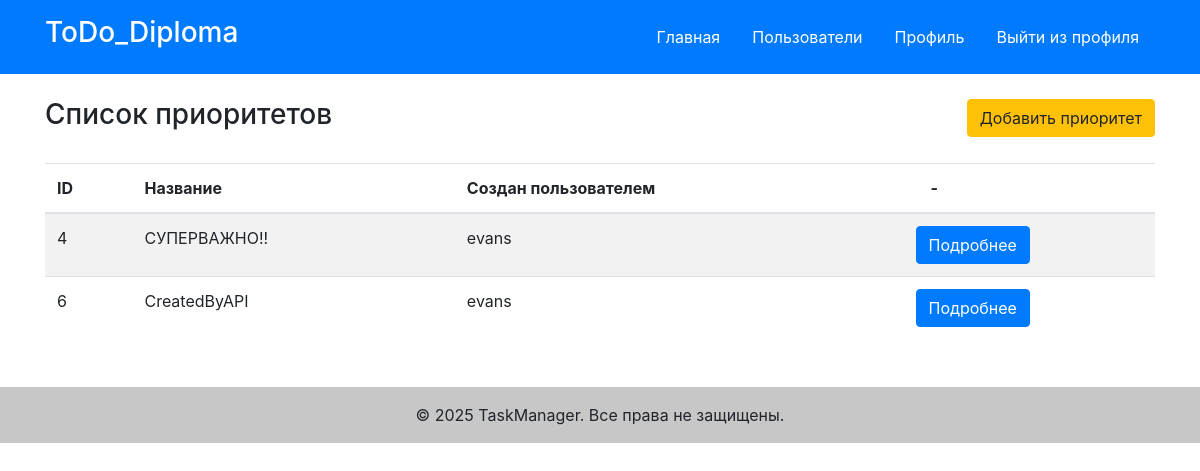
Screenshot of /priorities/ (signed in) with the database file from the repository.
### priorities/models.py (models this page shows, shortened)
class Priority(models.Model):
    created_by = models.ForeignKey(User, on_delete=models.CASCADE, related_name='priorities')
    name = models.CharField(max_length=20)
    created_at = models.DateTimeField(auto_now_add=True)
    updated_at = models.DateTimeField(blank=True, null=True)
    deleted_at = models.DateTimeField(blank=True, null=True)
    deleted = models.BooleanField(default=False)
    class Meta:
        verbose_name = "Приоритет"
        verbose_name_plural = "Приоритеты"

### priorities/views.py (the view)
# urls.py: path('', PriorityListView.as_view(), name='priority_list'),
class PriorityListView(LoginRequiredMixin, ListView):
    model = Priority
    template_name = 'priorities/priority_list.html'
    context_object_name = 'priorities'
    def get_queryset(self):
        return Priority.objects.filter(created_by=self.request.user)

### priorities/templates/priorities/priority_list.html (shortened to what this page needs)
{% extends 'task/base.html' %}
{% block content %}
<div class="d-flex justify-content-between align-items-center my-4">
    <h1 class="h3">Список приоритетов</h1>
    <div class="ms-auto">
        <a href="{% url 'priority_add' %}" class="btn btn-warning">Добавить приоритет</a>
    </div>
</div>
<table class="table table-striped">
    <thead>
        <tr>
            <th>ID</th>
            <th>Название</th>
            <th>Создан пользователем</th>
            <th>-</th>
        </tr>
    </thead>
    <tbody>
        {% for priority in priorities %}
            <tr>
                <td>{{ priority.id }}</td>
                <td>{{ priority.name }}</td>
                <td>{{ priority.created_by }}</td>
                <td><div class="row">
                    <a href="{% url 'priority_detail' priority.pk %}" class="btn btn-primary">Подробнее</a>
                </div> </td>
            </tr>
        {% endfor %}
    </tbody>
</table>
{% endblock %}

### rows the page displays
Priority: id "4", name "СУПЕРВАЖНО!!", created_by "evans"
Priority: id "6", name "CreatedByAPI", created_by "evans"
